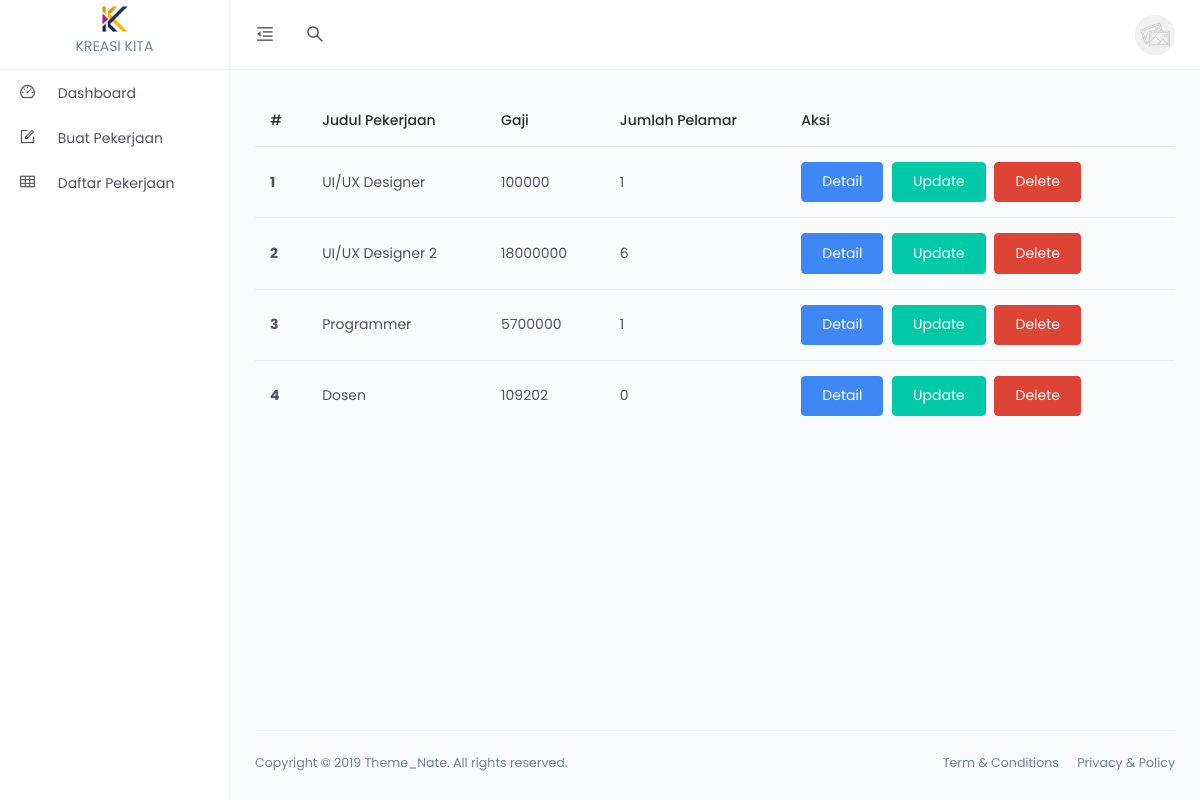
Page /user/daftar-loker.php (signed in) on the committed database.
### tables this page shows
CREATE TABLE `pekerjaan` (
  `id_pekerjaan` int(10) NOT NULL,
  `judul_pekerjaan` text NOT NULL,
  `gaji` int(50) NOT NULL,
  `tanggal_mulai` date NOT NULL,
  `tanggal_akhir` date NOT NULL,
  `deskripsi_pekerjaan` text NOT NULL,
  `gambar` varchar(50) NOT NULL,
  `id_user` int(10) NOT NULL
);

### user/daftar-loker.php (the view, shortened to what this page needs)
<?php
  require_once('../config/koneksi.php');
  $id_user = $_SESSION['id'];
  $sql = "SELECT * FROM pekerjaan WHERE id_user = '$id_user'";
  $result = $conn->query($sql);
  $rows = $result->fetch_all(MYSQLI_ASSOC);
?>
<!DOCTYPE html>
<html lang="en">
  <head>
    <link
      href="assets/vendors/bootstrap-datepicker/bootstrap-datepicker.min.css"
      rel="stylesheet"
    />
    <link href="assets/css/app.min.css" rel="stylesheet" />
  </head>
  <body>
    <div class="app">
      <div class="layout">
        <?php include('header.php'); ?>
        <?php include('side-navbar.php'); ?>
        <div class="page-container">
          <div class="main-content">
            <div class="row">
              <div class="col-12">
                <div class="table-responsive">
                  <table class="table table-hover">
                    <thead>
                      <tr>
                        <th scope="col">#</th>
                        <th scope="col">Judul Pekerjaan</th>
                        <th scope="col">Gaji</th>
                        <th scope="col">Jumlah Pelamar</th>
                        <th scope="col">Aksi</th>
                      </tr>
                    </thead>
                    <tbody>
                      <?php
                        $i = 0;
                        foreach($rows as $row) {
                        $i++;
                          $id_pekerjaan = $row['id_pekerjaan'];
                        $sql = "SELECT COUNT(*) AS total FROM lamaran_pekerjaan WHERE id_pekerjaan='$id_pekerjaan'";
                        $result = $conn->query($sql);
                        $jml_lamaran = $result->fetch_assoc();
                        $count = $jml_lamaran['total'];
                        ?>
                        <tr>
                        <th scope="row"><?= $i?></th>
                        <td><?= $row['judul_pekerjaan']?></td>
                        <td><?= $row['gaji']?></td>
                        <td><?= $count?></td>
                        <td>
                          <a
                            href="detail-loker.php?id=<?= $row['id_pekerjaan']?>"
                            class="btn btn-primary m-r-5"
                            >Detail</a
                          >
                          <a href="edit-loker.php?id=<?=$row['id_pekerjaan'] ?>" class="btn btn-success m-r-5">Update</a>
                          <a class="btn btn-danger m-r-5" href="controller/user_crud.php?hapus=<?= $row['id_pekerjaan']?>">Delete</a>
                        </td>
                      </tr>
                    <?php } ?>
                    </tbody>
                  </table>
                </div>
              </div>
            </div>
          </div>
          <footer class="footer">
            <div class="footer-content">
              <p class="m-b-0">
                Copyright © 2019 Theme_Nate. All rights reserved.
              </p>
              <span>
                <a href="" class="text-gray m-r-15">Term &amp; Conditions</a>
                <a href="" class="text-gray">Privacy &amp; Policy</a>
              </span>
            </div>
          </footer>
        </div>
      </div>
    </div>
  </body>
</html>

### user/header.php (shortened to what this page needs)
<div class="header">
         <div class="logo logo-dark pt-1">
           <a href="../index.php">
             <img src="../assets/img/logo.png" alt="Logo" class="logo-fold-1"  />
             <p>KREASI KITA</p>
           </a>
         </div>
         <div class="nav-wrap">
           <ul class="nav-left">
             <li class="desktop-toggle">
               <a href="javascript:void(0);">
                 <i class="anticon"></i>
               </a>
             </li>
             <li>
               <a
                 href="javascript:void(0);"
                 data-toggle="modal"
                 data-target="#search-drawer"
               >
                 <i class="anticon anticon-search"></i>
               </a>
             </li>
           </ul>
           <ul class="nav-right">
             <li class="dropdown dropdown-animated scale-left">
               <div class="pointer" data-toggle="dropdown">
                 <div class="avatar avatar-image m-h-10 m-r-15">
                   <img src="assets/images/avatars/thumb-3.jpg" alt="" />
                 </div>
               </div>
             </li>
           </ul>
         </div>
       </div>

### user/side-navbar.php (shortened to what this page needs)
<div class="side-nav">
          <div class="side-nav-inner">
            <ul class="side-nav-menu scrollable">
              <li class="nav-item">
                <a class="dropdown-toggle" href="javascript:void(0);">
                  <span class="icon-holder">
                    <i class="anticon anticon-dashboard"></i>
                  </span>
                  <span class="title">Dashboard</span>
                </a>
              </li>
              <li class="nav-item">
                <a class="dropdown-toggle" href="buat-loker.php">
                  <span class="icon-holder">
                    <i class="anticon anticon-form"></i>
                  </span>
                  <span class="title">Buat Pekerjaan</span>
                </a>
              </li>
              <li class="nav-item">
                <a class="dropdown-toggle" href="daftar-loker.php">
                  <span class="icon-holder">
                    <i class="anticon anticon-table"></i>
                  </span>
                  <span class="title">Daftar Pekerjaan</span>
                </a>
              </li>
            </ul>
          </div>
        </div>

### user/header.php (style rules this page uses)
.logo-fold-1 { width:30px }

### user/side-navbar.php (style rules this page uses)
.side-nav { background-color: ; }

### rows in the picture
pekerjaan: judul_pekerjaan "UI/UX Designer", gaji "100000", count "1"
pekerjaan: judul_pekerjaan "UI/UX Designer 2", gaji "18000000", count "6"
pekerjaan: judul_pekerjaan "Programmer", gaji "5700000", count "1"
pekerjaan: judul_pekerjaan "Dosen", gaji "109202", count "0"
